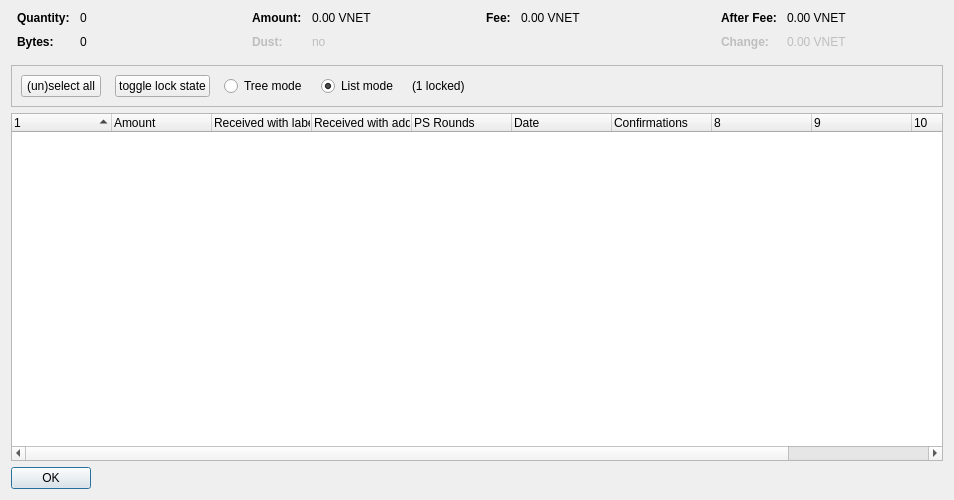
<?xml version="1.0" encoding="UTF-8"?>
<ui version="4.0">
 <class>CoinControlDialog</class>
 <widget class="QDialog" name="CoinControlDialog">
  <property name="geometry">
   <rect>
    <x>0</x>
    <y>0</y>
    <width>954</width>
    <height>500</height>
   </rect>
  </property>
  <property name="windowTitle">
   <string>Coin Selection</string>
  </property>
  <layout class="QVBoxLayout" name="verticalLayout">
   <item>
    <layout class="QHBoxLayout" name="horizontalLayoutTop" stretch="0,0,0,0">
     <property name="topMargin">
      <number>0</number>
     </property>
     <property name="bottomMargin">
      <number>10</number>
     </property>
     <item>
      <layout class="QFormLayout" name="formLayoutCoinControl1">
       <property name="horizontalSpacing">
        <number>10</number>
       </property>
       <property name="verticalSpacing">
        <number>10</number>
       </property>
       <property name="leftMargin">
        <number>6</number>
       </property>
       <property name="rightMargin">
        <number>6</number>
       </property>
       <item row="0" column="0">
        <widget class="QLabel" name="labelCoinControlQuantityText">
         <property name="font">
          <font>
           <weight>75</weight>
           <bold>true</bold>
          </font>
         </property>
         <property name="text">
          <string>Quantity:</string>
         </property>
        </widget>
       </item>
       <item row="0" column="1">
        <widget class="QLabel" name="labelCoinControlQuantity">
         <property name="cursor">
          <cursorShape>IBeamCursor</cursorShape>
         </property>
         <property name="contextMenuPolicy">
          <enum>Qt::ActionsContextMenu</enum>
         </property>
         <property name="text">
          <string notr="true">0</string>
         </property>
         <property name="textInteractionFlags">
          <set>Qt::LinksAccessibleByMouse|Qt::TextSelectableByKeyboard|Qt::TextSelectableByMouse</set>
         </property>
        </widget>
       </item>
       <item row="1" column="0">
        <widget class="QLabel" name="labelCoinControlBytesText">
         <property name="font">
          <font>
           <weight>75</weight>
           <bold>true</bold>
          </font>
         </property>
         <property name="text">
          <string>Bytes:</string>
         </property>
        </widget>
       </item>
       <item row="1" column="1">
        <widget class="QLabel" name="labelCoinControlBytes">
         <property name="cursor">
          <cursorShape>IBeamCursor</cursorShape>
         </property>
         <property name="contextMenuPolicy">
          <enum>Qt::ActionsContextMenu</enum>
         </property>
         <property name="text">
          <string notr="true">0</string>
         </property>
         <property name="textInteractionFlags">
          <set>Qt::LinksAccessibleByMouse|Qt::TextSelectableByKeyboard|Qt::TextSelectableByMouse</set>
         </property>
        </widget>
       </item>
      </layout>
     </item>
     <item>
      <layout class="QFormLayout" name="formLayoutCoinControl2">
       <property name="horizontalSpacing">
        <number>10</number>
       </property>
       <property name="verticalSpacing">
        <number>10</number>
       </property>
       <property name="leftMargin">
        <number>6</number>
       </property>
       <property name="rightMargin">
        <number>6</number>
       </property>
       <item row="0" column="0">
        <widget class="QLabel" name="labelCoinControlAmountText">
         <property name="font">
          <font>
           <weight>75</weight>
           <bold>true</bold>
          </font>
         </property>
         <property name="text">
          <string>Amount:</string>
         </property>
        </widget>
       </item>
       <item row="0" column="1">
        <widget class="QLabel" name="labelCoinControlAmount">
         <property name="cursor">
          <cursorShape>IBeamCursor</cursorShape>
         </property>
         <property name="contextMenuPolicy">
          <enum>Qt::ActionsContextMenu</enum>
         </property>
         <property name="text">
          <string notr="true">0.00 VNET</string>
         </property>
         <property name="textInteractionFlags">
          <set>Qt::LinksAccessibleByMouse|Qt::TextSelectableByKeyboard|Qt::TextSelectableByMouse</set>
         </property>
        </widget>
       </item>
       <item row="1" column="0">
        <widget class="QLabel" name="labelCoinControlLowOutputText">
         <property name="enabled">
          <bool>false</bool>
         </property>
         <property name="font">
          <font>
           <weight>75</weight>
           <bold>true</bold>
          </font>
         </property>
         <property name="text">
          <string>Dust:</string>
         </property>
        </widget>
       </item>
       <item row="1" column="1">
        <widget class="QLabel" name="labelCoinControlLowOutput">
         <property name="enabled">
          <bool>false</bool>
         </property>
         <property name="cursor">
          <cursorShape>IBeamCursor</cursorShape>
         </property>
         <property name="contextMenuPolicy">
          <enum>Qt::ActionsContextMenu</enum>
         </property>
         <property name="text">
          <string notr="true">no</string>
         </property>
         <property name="textInteractionFlags">
          <set>Qt::LinksAccessibleByMouse|Qt::TextSelectableByKeyboard|Qt::TextSelectableByMouse</set>
         </property>
        </widget>
       </item>
      </layout>
     </item>
     <item>
      <layout class="QFormLayout" name="formLayoutCoinControl3">
       <property name="horizontalSpacing">
        <number>10</number>
       </property>
       <property name="verticalSpacing">
        <number>10</number>
       </property>
       <property name="leftMargin">
        <number>6</number>
       </property>
       <property name="rightMargin">
        <number>6</number>
       </property>
       <item row="0" column="0">
        <widget class="QLabel" name="labelCoinControlFeeText">
         <property name="font">
          <font>
           <weight>75</weight>
           <bold>true</bold>
          </font>
         </property>
         <property name="text">
          <string>Fee:</string>
         </property>
        </widget>
       </item>
       <item row="0" column="1">
        <widget class="QLabel" name="labelCoinControlFee">
         <property name="cursor">
          <cursorShape>IBeamCursor</cursorShape>
         </property>
         <property name="contextMenuPolicy">
          <enum>Qt::ActionsContextMenu</enum>
         </property>
         <property name="text">
          <string notr="true">0.00 VNET</string>
         </property>
         <property name="textInteractionFlags">
          <set>Qt::LinksAccessibleByMouse|Qt::TextSelectableByKeyboard|Qt::TextSelectableByMouse</set>
         </property>
        </widget>
       </item>
      </layout>
     </item>
     <item>
      <layout class="QFormLayout" name="formLayoutCoinControl4">
       <property name="horizontalSpacing">
        <number>10</number>
       </property>
       <property name="verticalSpacing">
        <number>10</number>
       </property>
       <property name="leftMargin">
        <number>6</number>
       </property>
       <property name="rightMargin">
        <number>6</number>
       </property>
       <item row="0" column="0">
        <widget class="QLabel" name="labelCoinControlAfterFeeText">
         <property name="font">
          <font>
           <weight>75</weight>
           <bold>true</bold>
          </font>
         </property>
         <property name="text">
          <string>After Fee:</string>
         </property>
        </widget>
       </item>
       <item row="0" column="1">
        <widget class="QLabel" name="labelCoinControlAfterFee">
         <property name="cursor">
          <cursorShape>IBeamCursor</cursorShape>
         </property>
         <property name="contextMenuPolicy">
          <enum>Qt::ActionsContextMenu</enum>
         </property>
         <property name="text">
          <string notr="true">0.00 VNET</string>
         </property>
         <property name="textInteractionFlags">
          <set>Qt::LinksAccessibleByMouse|Qt::TextSelectableByKeyboard|Qt::TextSelectableByMouse</set>
         </property>
        </widget>
       </item>
       <item row="1" column="0">
        <widget class="QLabel" name="labelCoinControlChangeText">
         <property name="enabled">
          <bool>false</bool>
         </property>
         <property name="font">
          <font>
           <weight>75</weight>
           <bold>true</bold>
          </font>
         </property>
         <property name="text">
          <string>Change:</string>
         </property>
        </widget>
       </item>
       <item row="1" column="1">
        <widget class="QLabel" name="labelCoinControlChange">
         <property name="enabled">
          <bool>false</bool>
         </property>
         <property name="cursor">
          <cursorShape>IBeamCursor</cursorShape>
         </property>
         <property name="contextMenuPolicy">
          <enum>Qt::ActionsContextMenu</enum>
         </property>
         <property name="text">
          <string notr="true">0.00 VNET</string>
         </property>
         <property name="textInteractionFlags">
          <set>Qt::LinksAccessibleByMouse|Qt::TextSelectableByKeyboard|Qt::TextSelectableByMouse</set>
         </property>
        </widget>
       </item>
      </layout>
     </item>
    </layout>
   </item>
   <item>
    <widget class="QFrame" name="frame">
     <property name="minimumSize">
      <size>
       <width>0</width>
       <height>40</height>
      </size>
     </property>
     <property name="frameShape">
      <enum>QFrame::StyledPanel</enum>
     </property>
     <property name="frameShadow">
      <enum>QFrame::Sunken</enum>
     </property>
     <layout class="QHBoxLayout" name="horizontalLayout">
      <item>
       <layout class="QHBoxLayout" name="horizontalLayoutPanel" stretch="0,0,0,0,0,0">
        <property name="spacing">
         <number>14</number>
        </property>
        <item>
         <widget class="QPushButton" name="pushButtonSelectAll">
          <property name="sizePolicy">
           <sizepolicy hsizetype="Maximum" vsizetype="Fixed">
            <horstretch>0</horstretch>
            <verstretch>0</verstretch>
           </sizepolicy>
          </property>
          <property name="text">
           <string>(un)select all</string>
          </property>
          <property name="autoDefault">
           <bool>false</bool>
          </property>
         </widget>
        </item>
        <item>
         <widget class="QPushButton" name="pushButtonToggleLock">
          <property name="sizePolicy">
           <sizepolicy hsizetype="Maximum" vsizetype="Fixed">
            <horstretch>0</horstretch>
            <verstretch>0</verstretch>
           </sizepolicy>
          </property>
          <property name="text">
           <string>toggle lock state</string>
          </property>
          <property name="autoDefault">
           <bool>false</bool>
          </property>
         </widget>
        </item>
        <item>
         <widget class="QRadioButton" name="radioTreeMode">
          <property name="sizePolicy">
           <sizepolicy hsizetype="Maximum" vsizetype="Fixed">
            <horstretch>0</horstretch>
            <verstretch>0</verstretch>
           </sizepolicy>
          </property>
          <property name="text">
           <string>Tree mode</string>
          </property>
         </widget>
        </item>
        <item>
         <widget class="QRadioButton" name="radioListMode">
          <property name="sizePolicy">
           <sizepolicy hsizetype="Maximum" vsizetype="Fixed">
            <horstretch>0</horstretch>
            <verstretch>0</verstretch>
           </sizepolicy>
          </property>
          <property name="text">
           <string>List mode</string>
          </property>
          <property name="checked">
           <bool>true</bool>
          </property>
         </widget>
        </item>
        <item>
         <widget class="QLabel" name="labelLocked">
          <property name="text">
           <string>(1 locked)</string>
          </property>
         </widget>
        </item>
        <item>
         <spacer name="horizontalSpacer">
          <property name="orientation">
           <enum>Qt::Horizontal</enum>
          </property>
          <property name="sizeHint" stdset="0">
           <size>
            <width>40</width>
            <height>20</height>
           </size>
          </property>
         </spacer>
        </item>
       </layout>
      </item>
     </layout>
    </widget>
   </item>
   <item>
    <widget class="CoinControlTreeWidget" name="treeWidget">
     <property name="contextMenuPolicy">
      <enum>Qt::CustomContextMenu</enum>
     </property>
     <property name="sortingEnabled">
      <bool>false</bool>
     </property>
     <property name="columnCount">
      <number>11</number>
     </property>
     <attribute name="headerShowSortIndicator" stdset="0">
      <bool>true</bool>
     </attribute>
     <attribute name="headerStretchLastSection">
      <bool>false</bool>
     </attribute>
     <column>
      <property name="text">
       <string/>
      </property>
     </column>
     <column>
      <property name="text">
       <string>Amount</string>
      </property>
     </column>
     <column>
      <property name="text">
       <string>Received with label</string>
      </property>
     </column>
     <column>
      <property name="text">
       <string>Received with address</string>
      </property>
     </column>
     <column>
      <property name="text">
       <string>PS Rounds</string>
      </property>
     </column>
     <column>
      <property name="text">
       <string>Date</string>
      </property>
     </column>
     <column>
      <property name="text">
       <string>Confirmations</string>
      </property>
      <property name="toolTip">
       <string>Confirmed</string>
      </property>
     </column>
     <column>
      <property name="text">
       <string/>
      </property>
     </column>
     <column>
      <property name="text">
       <string/>
      </property>
     </column>
     <column>
      <property name="text">
       <string/>
      </property>
     </column>
     <column>
      <property name="text">
       <string/>
      </property>
     </column>
    </widget>
   </item>
   <item>
    <widget class="QDialogButtonBox" name="buttonBox">
     <property name="sizePolicy">
      <sizepolicy hsizetype="Maximum" vsizetype="Fixed">
       <horstretch>0</horstretch>
       <verstretch>0</verstretch>
      </sizepolicy>
     </property>
     <property name="orientation">
      <enum>Qt::Horizontal</enum>
     </property>
     <property name="standardButtons">
      <set>QDialogButtonBox::Ok</set>
     </property>
    </widget>
   </item>
  </layout>
 </widget>
 <customwidgets>
  <customwidget>
   <class>CoinControlTreeWidget</class>
   <extends>QTreeWidget</extends>
   <header>coincontroltreewidget.h</header>
  </customwidget>
 </customwidgets>
 <resources/>
 <connections/>
</ui>
